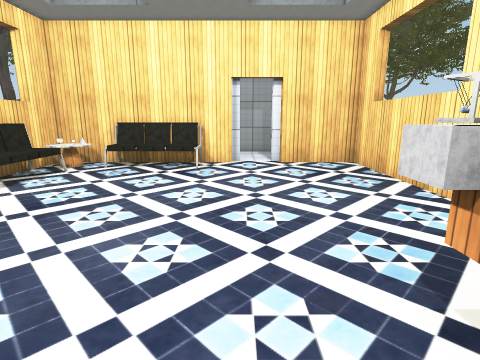
View 1 (above)

14 first-person views from a walk through a Unity game level. The camera is 1.3 m above the floor, tilts 12° down and sees 80° across. Doors are open. The floor is counted in squares, 0.5 m on a side. Each view is taken from the middle of a square. On the plan, view 1 faces up. The plan holds only what a view shows up to about 19 squares ahead; the rest is blank. The place goes on beyond the plan. The player is left out. Some surface patterns are stand-ins.

View 2
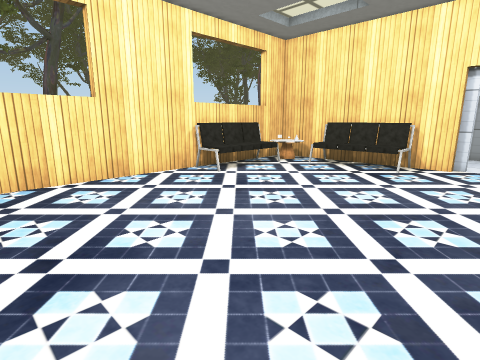

View 3
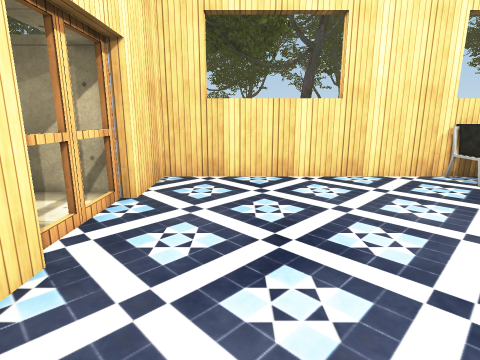

View 4
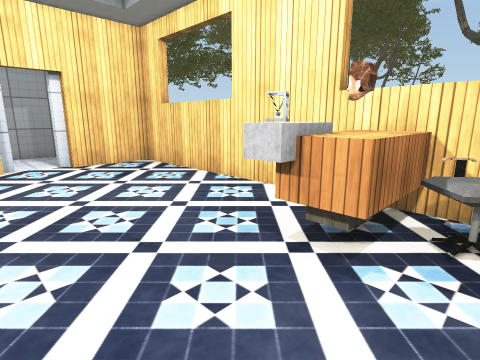

View 5
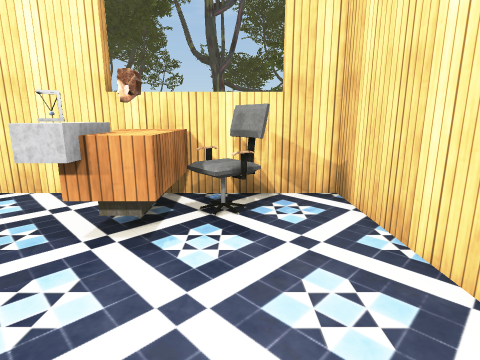

View 6
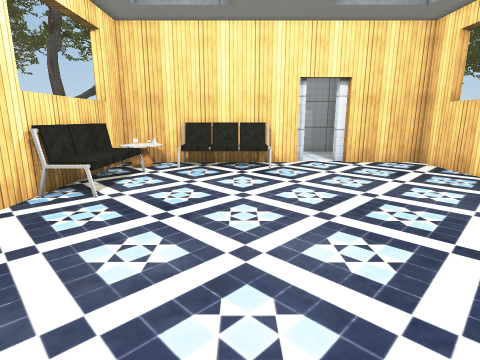

View 7
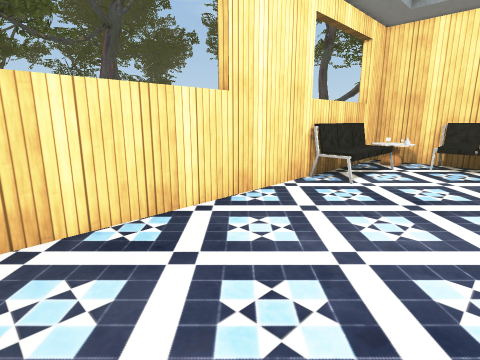

View 8
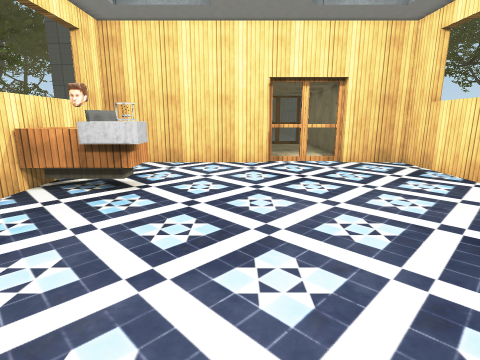

View 9
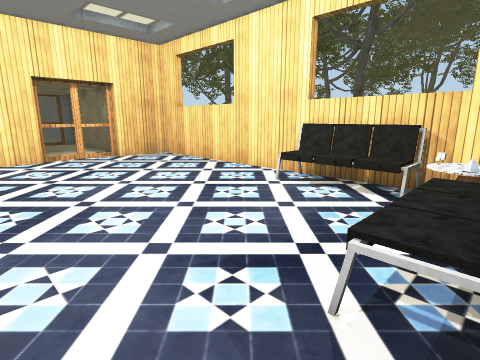

View 10
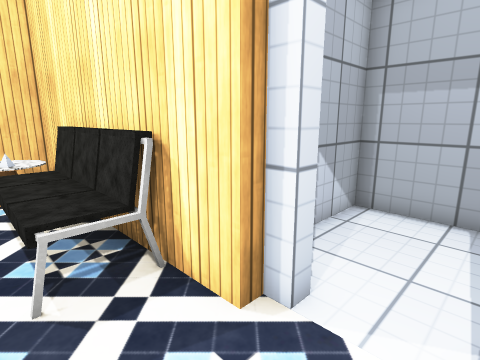

View 11
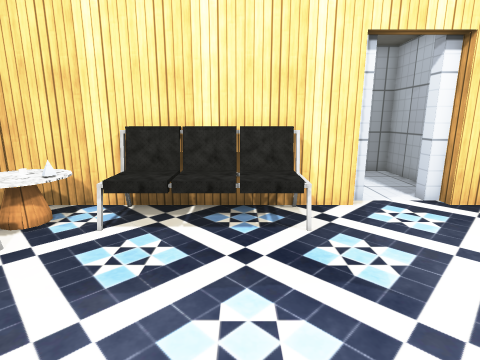

View 12
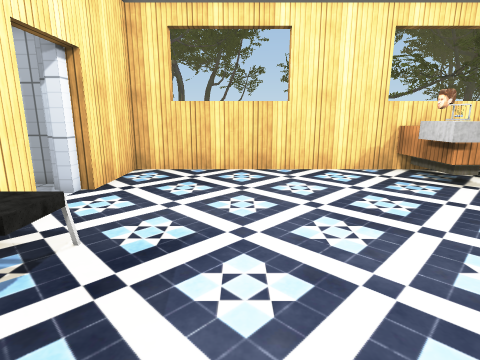

View 13
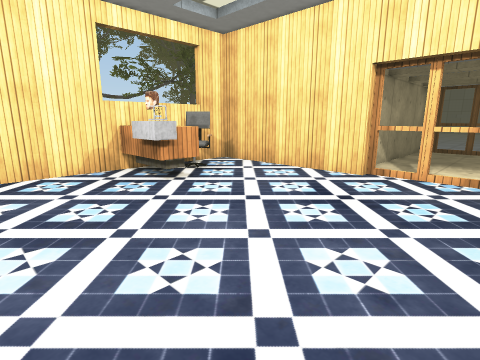

View 14
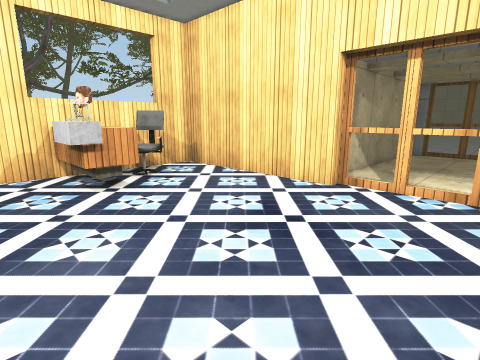

### Floor plan
Key: @ floor where view 1 was taken; # wall or solid block; . floor; D open door; = window, fence, low wall or low ledge; E elevator; C chair; S desk; O other object.
Columns run from 11 left of view 1 to 7 right of it. Each row starts with its distance up from view 1.
 24          EEEEEE
 23          E    EE
 22          E    EE
 21          E    EE
 20          E    E
 19           E  EE
 18 #########E#E.EEE###
 17 #OO=CCCCC.........#
 16 #OOOOO O .........#
 15 #OO...............#
 14 #CC...............#
 13 #CC...............#
 12 #CC...............#
 11 #CC...............#
 10 #CC...............#
  9 #CC...............#
  8 #.................#
  7 #.................#
  6 #.................#
  5 #.................#
  4 #............SSSSS#
  3 #.............SSSS#
  2 #.............SSSS#
  1 #..............CCC#
  0 #..........@...CCC#
 -1 #...............C.#
 -2 #.................#
 -3 ##  .....         #
 -4   #DDDDDDD#########
 -5    DDDDDD
 -6    #

Positions as (right, up) in squares from view 1, and headings:
1: (0, 0), facing up
2: (2, 0), facing up-left
3: (2, 0), facing left
4: (-2, 0), facing up-right
5: (-3, 0), facing right
6: (-4, 0), facing up
7: (-4, -2), facing up-left
8: (-1, 14), facing down
9: (1, 17), facing down-left
10: (2, 15), facing up-left
11: (-4, 9), facing up
12: (-8, 12), facing right
13: (-8, 10), facing down-right
14: (-8, 7), facing down-right
